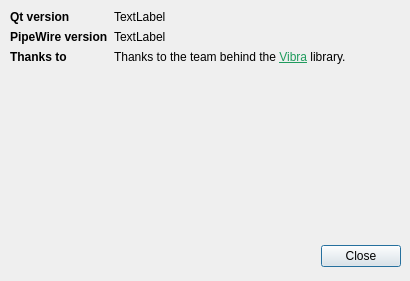
<?xml version="1.0" encoding="UTF-8"?>
<ui version="4.0">
 <class>AboutDialog</class>
 <widget class="QDialog" name="AboutDialog">
  <property name="geometry">
   <rect>
    <x>0</x>
    <y>0</y>
    <width>410</width>
    <height>281</height>
   </rect>
  </property>
  <property name="minimumSize">
   <size>
    <width>410</width>
    <height>281</height>
   </size>
  </property>
  <property name="maximumSize">
   <size>
    <width>410</width>
    <height>281</height>
   </size>
  </property>
  <property name="windowTitle">
   <string>Dialog</string>
  </property>
  <property name="modal">
   <bool>false</bool>
  </property>
  <widget class="QDialogButtonBox" name="buttonBox">
   <property name="geometry">
    <rect>
     <x>10</x>
     <y>240</y>
     <width>391</width>
     <height>32</height>
    </rect>
   </property>
   <property name="orientation">
    <enum>Qt::Orientation::Horizontal</enum>
   </property>
   <property name="standardButtons">
    <set>QDialogButtonBox::StandardButton::Close</set>
   </property>
  </widget>
  <widget class="QWidget" name="formLayoutWidget">
   <property name="geometry">
    <rect>
     <x>10</x>
     <y>10</y>
     <width>386</width>
     <height>221</height>
    </rect>
   </property>
   <layout class="QFormLayout" name="formLayout">
    <property name="sizeConstraint">
     <enum>QLayout::SizeConstraint::SetFixedSize</enum>
    </property>
    <item row="0" column="0">
     <widget class="QLabel" name="qtVersionLabel">
      <property name="text">
       <string>&lt;html&gt;&lt;head/&gt;&lt;body&gt;&lt;p&gt;&lt;span style=&quot; font-weight:700;&quot;&gt;Qt version&lt;/span&gt;&lt;/p&gt;&lt;/body&gt;&lt;/html&gt;</string>
      </property>
     </widget>
    </item>
    <item row="0" column="1">
     <widget class="QLabel" name="qtVersionText">
      <property name="text">
       <string>TextLabel</string>
      </property>
     </widget>
    </item>
    <item row="1" column="0">
     <widget class="QLabel" name="pipeWireVersionLabel">
      <property name="text">
       <string>&lt;html&gt;&lt;head/&gt;&lt;body&gt;&lt;p&gt;&lt;span style=&quot; font-weight:700;&quot;&gt;PipeWire version&lt;/span&gt;&lt;/p&gt;&lt;/body&gt;&lt;/html&gt;</string>
      </property>
     </widget>
    </item>
    <item row="1" column="1">
     <widget class="QLabel" name="pipeWireVersionText">
      <property name="text">
       <string>TextLabel</string>
      </property>
     </widget>
    </item>
    <item row="2" column="0">
     <widget class="QLabel" name="thanksLabel">
      <property name="text">
       <string>&lt;html&gt;&lt;head/&gt;&lt;body&gt;&lt;p&gt;&lt;span style=&quot; font-weight:700;&quot;&gt;Thanks to&lt;/span&gt;&lt;/p&gt;&lt;/body&gt;&lt;/html&gt;</string>
      </property>
     </widget>
    </item>
    <item row="2" column="1">
     <widget class="QLabel" name="thanksText">
      <property name="text">
       <string>&lt;html&gt;&lt;head/&gt;&lt;body&gt;&lt;p&gt;Thanks to the team behind the &lt;a href=&quot;https://bayernmuller.github.io/blog/240206-shazam-client-vibra/&quot;&gt;&lt;span style=&quot; text-decoration: underline; color:#1f9b5d;&quot;&gt;Vibra&lt;/span&gt;&lt;/a&gt; library.&lt;/p&gt;&lt;/body&gt;&lt;/html&gt;</string>
      </property>
      <property name="textFormat">
       <enum>Qt::TextFormat::RichText</enum>
      </property>
      <property name="wordWrap">
       <bool>false</bool>
      </property>
      <property name="openExternalLinks">
       <bool>true</bool>
      </property>
      <property name="textInteractionFlags">
       <set>Qt::TextInteractionFlag::TextBrowserInteraction</set>
      </property>
     </widget>
    </item>
   </layout>
  </widget>
 </widget>
 <resources/>
 <connections>
  <connection>
   <sender>buttonBox</sender>
   <signal>rejected()</signal>
   <receiver>AboutDialog</receiver>
   <slot>reject()</slot>
   <hints>
    <hint type="sourcelabel">
     <x>316</x>
     <y>260</y>
    </hint>
    <hint type="destinationlabel">
     <x>286</x>
     <y>274</y>
    </hint>
   </hints>
  </connection>
  <connection>
   <sender>buttonBox</sender>
   <signal>accepted()</signal>
   <receiver>AboutDialog</receiver>
   <slot>accept()</slot>
   <hints>
    <hint type="sourcelabel">
     <x>248</x>
     <y>254</y>
    </hint>
    <hint type="destinationlabel">
     <x>157</x>
     <y>274</y>
    </hint>
   </hints>
  </connection>
 </connections>
</ui>
